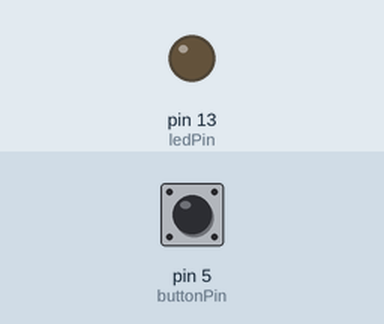
A sketch run on a simulated Arduino Uno, built with avr-gcc and run on an emulated ATmega328P. On the bench: output pins drawn as LEDs (lit = HIGH). Dashed ring = blinking. Inputs (shaded band) come from the test bench; at power-on: pin 5 (buttonPin) LOW.

Above: at 1.2 s.
1.3 s: pin 5 (buttonPin) pulled HIGH for 0.25 s
At 1.7 s:
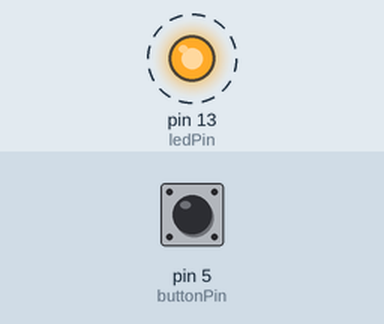
4.3 s: pin 5 (buttonPin) pulled HIGH for 1 s
At 7.1 s:
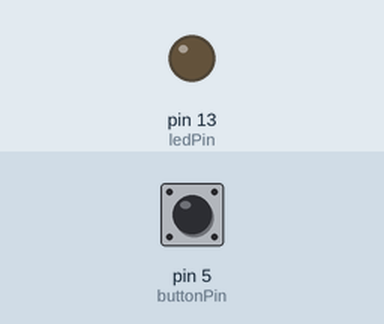
7.3 s: pin 5 (buttonPin) pulled HIGH for 3.2 s
At 7.7 s:
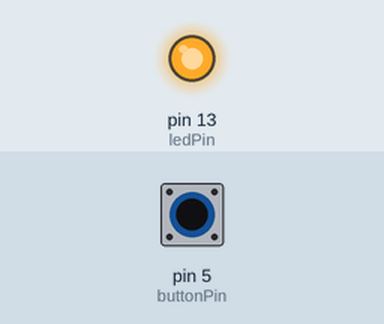
Timing chart, 0 to 13.1 s (numbered marks = the images above; inputs shaded):
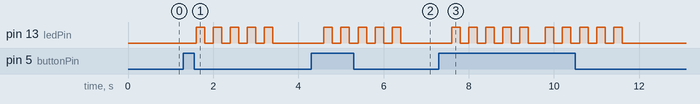

The sketch:

button.ino
```cpp
#define ledPin 13
#define buttonPin 5

void setup()
{
  pinMode(ledPin, OUTPUT);
  pinMode(buttonPin, INPUT);
}

void loop()
{
  int state = digitalRead(buttonPin);
  delay(200);

  if (state == HIGH) {
  	for (int x = 0; x < 5; x++)
    {
      digitalWrite(ledPin, HIGH);
      delay(200);
      digitalWrite(ledPin, LOW);
      delay(200);
    }
  }
}
```

Measured:
- after the input at 1.3 s, pin 13 (ledPin): alternates HIGH for 0.20 s and LOW for 0.20 s, 10 changes in all, then stays LOW, starting after 0.30 s
- after the input at 4.3 s, pin 13 (ledPin): alternates HIGH for 0.20 s and LOW for 0.20 s, 10 changes in all, then stays LOW, starting after 0.30 s
- after the input at 7.3 s, pin 13 (ledPin): goes 4 × (HIGH 0.20 s, LOW 0.20 s), HIGH 0.20 s, LOW 0.40 s, 4 × (HIGH 0.20 s, LOW 0.20 s), HIGH 0.20 s, then LOW, starting after 0.30 s
